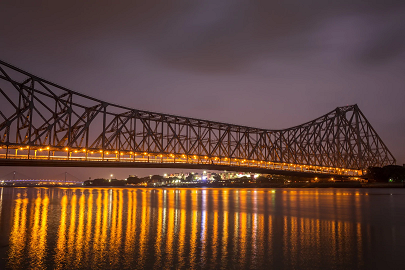
#> input picture Lab3/bridge.png, 405 x 270 px
$ python main4.py
#> lines starting #> are read from the running program, lines starting #| are printed output that depends on the picture
import numpy
import  cv2


def load_image(fpath: str) -> numpy.ndarray:
#> called with fpath = 'bridge.png'
    data = numpy.fromfile(fpath, dtype=numpy.uint8)
    image = cv2.imdecode(data, cv2.IMREAD_COLOR)
#> image is the input picture: shape (270, 405, 3); mean B, G, R 55.5, 68.3, 98.7
    if image is None:
        raise IOError('Invalid file format')
    return image


def view_fourier(f: numpy.ndarray)-> numpy.ndarray:
    res = numpy.log(numpy.abs(f))
    min, max = res.min(), res.max()
    res -= min
    res *= 255.0/(max-min)
    return res.astype(numpy.uint8)


def round_mask(shape: type, radius: int) -> numpy.ndarray:
    xr = numpy.arange(0, shape[1]) - shape[1]//2
    yr = numpy.arange(0, shape[0]) - shape[0]//2
    d = xr[numpy.newaxis, :] ** 2 + yr[:, numpy.newaxis]**2
    return d < radius ** 2


image = load_image('bridge.png')
gray = cv2.cvtColor(image, cv2.COLOR_BGR2GRAY)
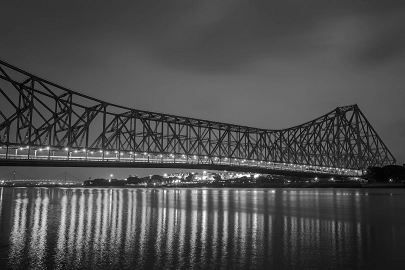
#> gray: shape (270, 405); min 1, max 255, mean 75.9
cv2.imshow('Image', gray)


fourier = numpy.fft.fft2(gray)  # быстрое преобр. Фурье
fourier = numpy.fft.fftshift(fourier)
k = 8
sost = True
while True:
    radius = gray.shape[0]//k
#> radius = 33
    mask = round_mask(gray.shape, radius)
    f = fourier.copy()
    if(sost):
        f[~mask] = 1e-10
    else:
        f[mask] = 1e-10
    amp = view_fourier(f)
#> in view_fourier, `res = numpy.log(numpy.abs(f))`:
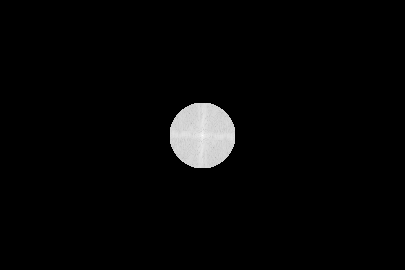
#> res: shape (270, 405) float64; min -23.03, max 15.93, mean -22.01; drawn with min black and max white
#> in view_fourier, `min, max = res.min(), res.max()`: min = -23.03; max = 15.93
#> in view_fourier, `res *= 255.0/(max-min)`:
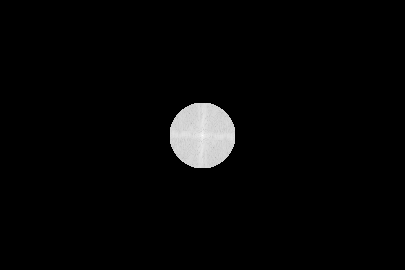
#> res: shape (270, 405) float64; min 0, max 255, mean 6.7
    cv2.imshow('Амплитуды', amp)
    unshift = numpy.fft.ifftshift(f)
    restored = numpy.fft.ifft2(unshift)
    result = numpy.abs(restored).astype(numpy.uint8)
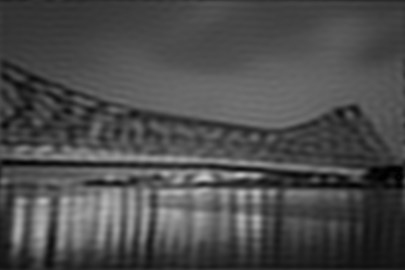
#> result: shape (270, 405); min 0, max 200, mean 75.4
    cv2.imshow('Result', result)
    res = cv2.waitKeyEx()
#> (key Esc is pressed here)
    if res == 27:
        break
    if res == 0x00260000 and k <= gray.shape[1]:
        k += 1
    if res == 0x00280000 and k > 1:
        k -= 1
    if res == 32:
        sost = not sost

cv2.destroyAllWindows()
